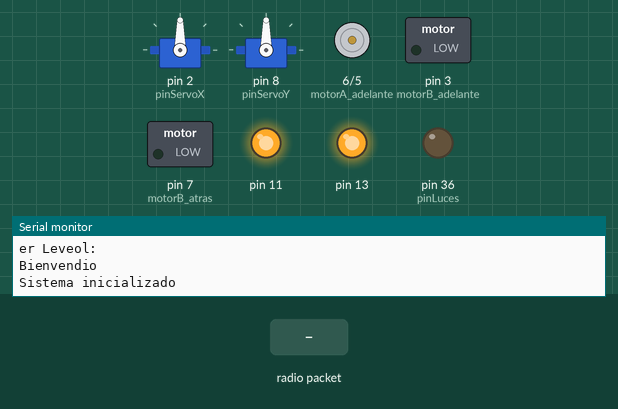
A sketch run on a simulated Arduino Mega 2560, built with avr-gcc and run on an emulated ATmega2560. On the bench: 2 × servo, motor-driver pin pairs drawn as motors (green arrow = first pin HIGH = forward, orange = second pin HIGH = backward, longer = more drive), switched loads named in the sketch (green lamp = pin HIGH), output pins drawn as LEDs (lit = HIGH), the last lines printed to the serial monitor. The inputs (shaded band) are chosen by the test bench. No radio packets arrive unless stated.

Above: at 2.6 s.
2.7 s: radio packet "1" arrives
At 3.0 s:
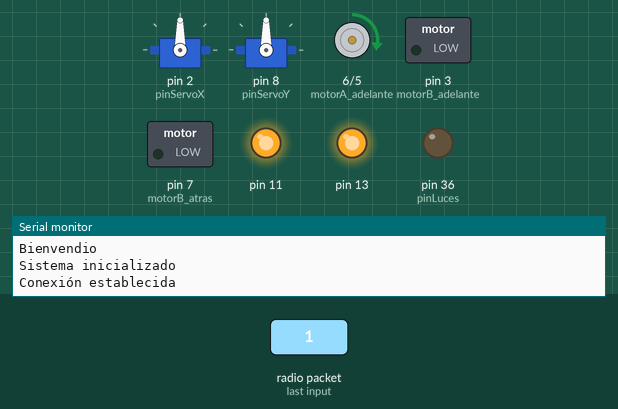
4.2 s: radio packet "0" arrives
At 5.3 s:
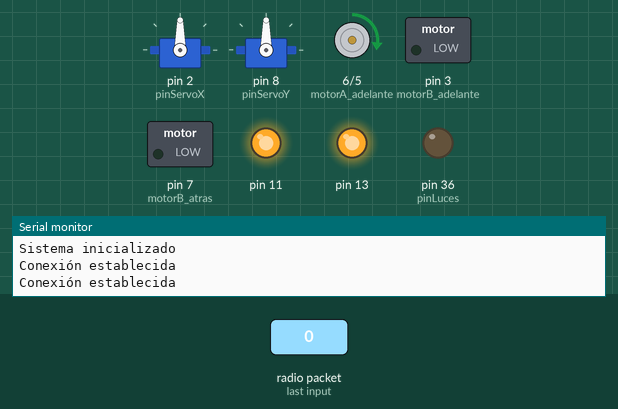
Timing chart, 0 to 7.2 s (numbered marks = the images above; inputs shaded):
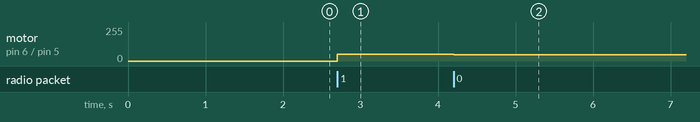

The sketch:

Receptorv3.ino
```cpp
/*
* Arduino Wireless Communication Tutorial
*       Example 1 - Receiver Code
*
* by Dejan Nedelkovski, www.HowToMechatronics.com
*
* Library: TMRh20/RF24, https://github.com/tmrh20/RF24/
*/
#include <SPI.h>
#include <RF24.h>
#include <Servo.h>

RF24 radio(9, 10);  // CE, CSN
const byte address[6] = "00001";

int motorA_adelante = 6;
int motorA_atras = 5;
int motorB_adelante = 3;
int motorB_atras = 7;

int pinLuces = 36;
int pinClaxon = 37;
int pinServoX = 2;
int pinServoY = 8;

Servo servoX;
Servo servoY;

struct package {
  int valorMotorA = 0;
  int valorMotorB = 0;
  int servoX = 90;
  int servoY = 90;
  boolean lightActivated = false;
  boolean claxon = false;
  //Modos de control: (un int por si se crean mas modos de control a futuro)
  //1 - Control básico: Se usan ambos joysticks para dirigir cada uno de los railes del vehiculo
  //2 - Control con controles de cámara: Se usa el joystick izquierdo para controlar el tanque y el derecho para controlar la cámara
  int controlMode = 1;
};
typedef struct package Package;
Package data;


void setup() {
  Serial.begin(9600);
  Serial.println("Inicializando pines de motores");
  servoX.attach(pinServoX);
  servoY.attach(pinServoY);
  pinMode(pinLuces, OUTPUT);
  delay(400);
  //Motor izquierda
  //IN1
  pinMode(6, OUTPUT);
  //IN2
  pinMode(5, OUTPUT);
  //EN
  pinMode(13, OUTPUT);
  //Motor derecha
  //IN3
  pinMode(3, OUTPUT);
  //IN4
  pinMode(7, OUTPUT);
  //ENABLE
  pinMode(11, OUTPUT);

  digitalWrite(13, HIGH);
  digitalWrite(11, HIGH);

  Serial.println("Inicializando radio");

  radio.begin();
  radio.openReadingPipe(0, address);
  radio.setPALevel(RF24_PA_MAX);
  radio.startListening();

  Serial.println("Comunication address: 00001");
  delay(400);
  Serial.println("Power Leveol: " + RF24_PA_MAX);
  servoX.write(90);
  servoY.write(90);
  delay(400);
  Serial.println("Bienvendio");
  delay(200);
  Serial.println("Sistema inicializado");
}
void loop() {

  if (radio.available()) {
    Serial.println("Conexión establecida");
    while (radio.available()) {
      radio.read(&data, sizeof(data));


    if (data.valorMotorA != 0 || data.valorMotorB != 0) {

      if (data.valorMotorA < 0) {
        //Movimiento negativo, lo que indica que vamos marcha atrás
        digitalWrite(motorA_adelante, LOW);
        analogWrite(motorA_atras, abs(data.valorMotorA));
      } else if (data.valorMotorA > 0) {
        digitalWrite(motorA_atras, LOW);
        analogWrite(motorA_adelante, data.valorMotorA);
      } else {
        digitalWrite(motorA_adelante, LOW);
        digitalWrite(motorA_atras, LOW);
      }

      if (data.valorMotorB < 0) {
        //Movimiento negativo, lo que indica que vamos marcha atrás
        digitalWrite(motorB_adelante, LOW);
        analogWrite(motorB_atras, abs(data.valorMotorB));
      } else if (data.valorMotorB > 0) {
        digitalWrite(motorB_atras, LOW);
        analogWrite(motorB_adelante, data.valorMotorB);
      } else {
        digitalWrite(motorB_adelante, LOW);
        digitalWrite(motorB_adelante, LOW);
      }

    } else {
      //No hay velocidades en los joysticks, todo está parado
      digitalWrite(motorA_adelante, LOW);
      digitalWrite(motorA_atras, LOW);
      digitalWrite(motorB_adelante, LOW);
      digitalWrite(motorB_atras, LOW);
    }

    if(data.controlMode == 2){
      servoX.write(data.servoX);
      servoY.write(data.servoY);
    }

    if(data.claxon == true){
      digitalWrite(pinClaxon, HIGH);
    }else{
      digitalWrite(pinClaxon, LOW);
    }

    if(data.lightActivated == true){
      digitalWrite(pinLuces, HIGH);
    }else {
      digitalWrite(pinLuces, LOW);
    }

    delay(50);
    }
  }
}
```

Measured:
- after the input at 2.7 s, motor on pin 6 (motorA_adelante) / pin 5 (motorA_atras): stopped → forward 49/255 at once
- after the input at 4.2 s, motor on pin 6 (motorA_adelante) / pin 5 (motorA_atras): forward 49/255 → forward 48/255 at once
